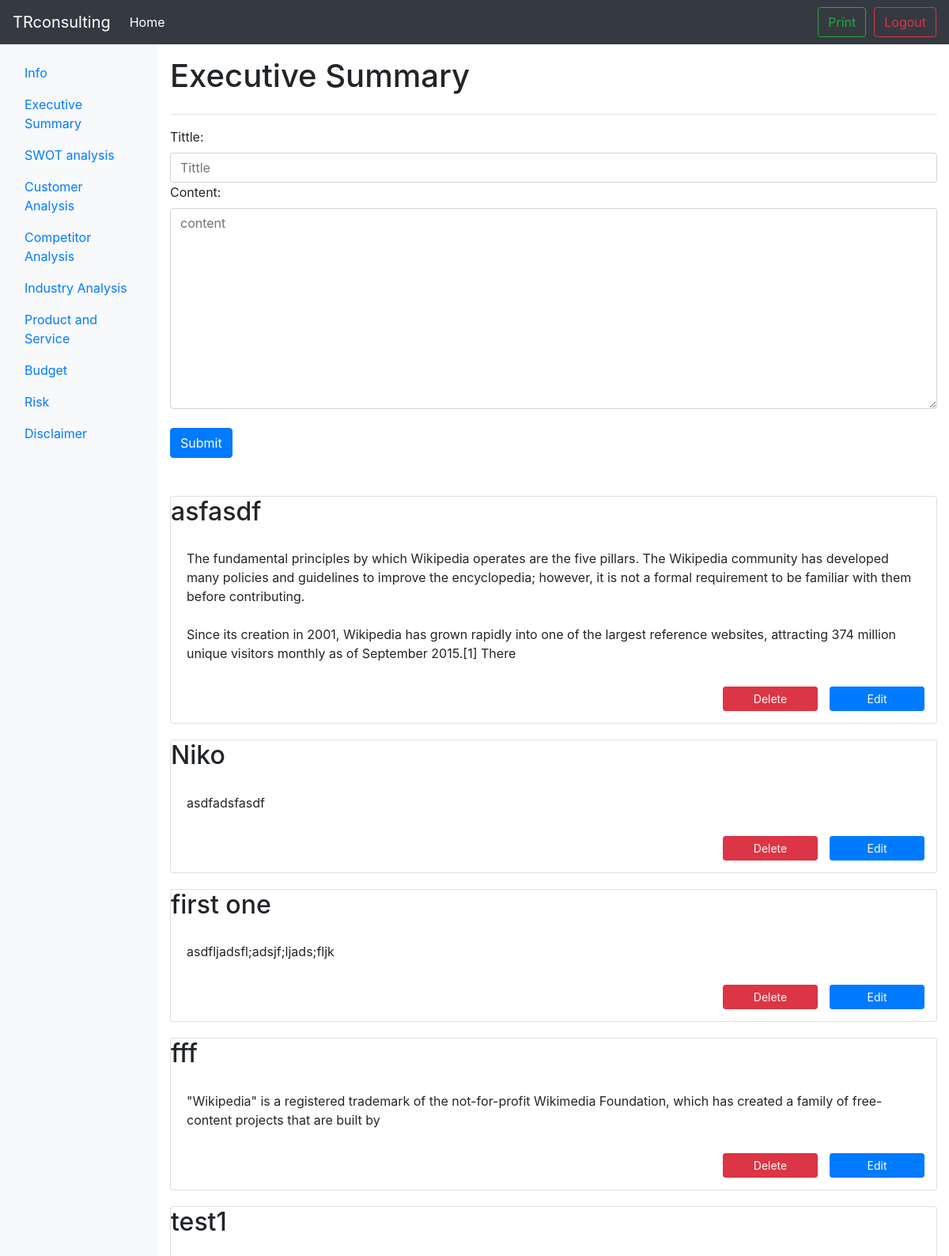
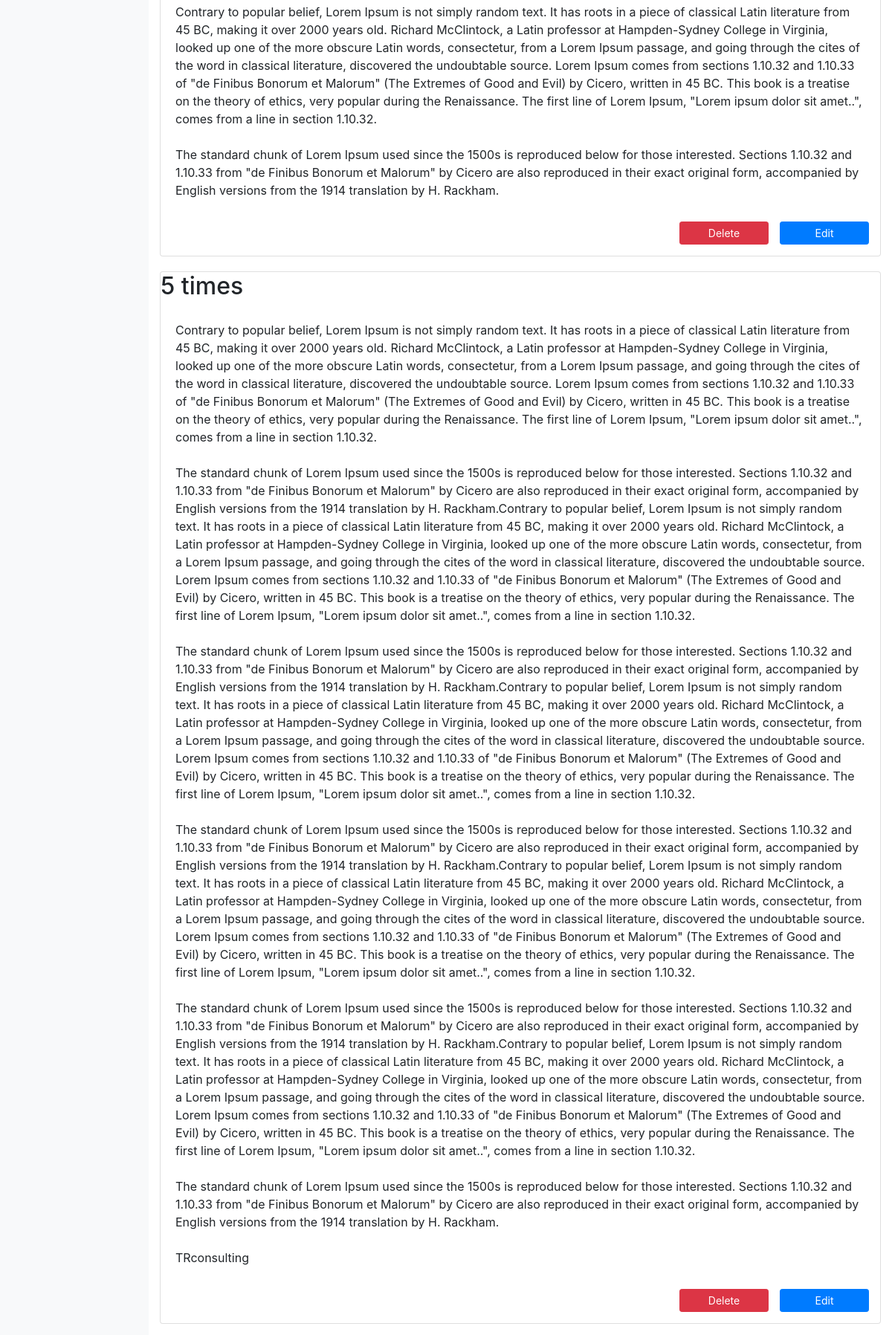
Page /1/exec_sum (signed in, upper part) on the committed database (2 pictures, top to bottom).
### tables this page shows
CREATE TABLE exec_sum(pid INTEGER, did INTEGER PRIMARY KEY ASC, tt TEXT NOT NULL,pg TEXT NOT NULL, FOREIGN KEY (pid) REFERENCES user(pid));

### bpb.py (the view)
@app.route('/<int:pid>/exec_sum',methods=['GET','POST'])
def exec_sum(pid):
	if 'logged_in' in session:
		if (session['logged_in'] == True):
			if request.method == 'GET':
				data = db_func.select_record('exec_sum',pid)
				return render_template('exec_sum.html', data=data)
			if request.method == 'POST':
				tt = request.form['tt']
				pg = request.form['pg']
				db_func.insert_record('exec_sum',pid,tt,pg)
				flash('successfully insert !')
				return redirect('/%d/exec_sum' % pid)
		else:
			return redirect(url_for('login'))
	else:
		return redirect(url_for('login'))

### db_func.py (called while the page is built)
def select_record(table,pid):
	conn = sqlite3.connect('test.db')
	c = conn.cursor()
	c.execute('''SELECT * FROM '%s' WHERE pid='%d' ''' % (table,pid))
	content = c.fetchall()
	conn.commit()
	conn.close()
	return content

### templates/exec_sum.html (shortened to what this page needs)
{% extends "layout.html" %}
{% block main %}
			<main class="col-sm-9 ml-sm-auto col-md-10 pt-3" role="main">
				<h1>Executive Summary</h1>
				<section class="row placeholders">
					<div class="container">
						<hr>
						<form class="form" method="post">
							<label for="pg">Tittle:</label>
							<input id="tt" name="tt" class="form-control" placeholder="Tittle" required>
							<label for="pg">Content:</label>
							<textarea rows="10" id="pg" name="pg" class="form-control" placeholder="content" required></textarea>
							<br>
							<input class="btn btn-primary" method = "post" type="submit"></input>
						</form>
					</div>
				</section>
				<br>
				<br>
				<section>
					<div class="streamOfParts">
						{% if data %}
						{% for i in data %}
						<div class="card" style="margin-bottom: 20px;">
							<h2 class="card-heading">{{ i[2] }}</h2>
							<div style="white-space: pre-line" class="card-body">{{ i[3] }}</div>
							<div align="right" style="margin-bottom: 15px;">
								<input type="button" class="btn btn-primary btn-sm" data-toggle="modal" data-target="#editModal" onclick="load(this)" style="margin-right: 15px;margin-top:10px;float:right;width: 120px;" value="Edit"></input>
								<input type="button" class="btn btn-sm btn-danger" data-toggle="modal" onclick="deleteFunction(this)" style="margin-right: 15px;margin-top:10px;float:right;width: 120px;" value="Delete" data-target="#delConfirm"> </input>
							</div>
						</div>
						{% endfor %}
						{% endif %}
					</div>
				</section>
			</main>
{% endblock %}

### rows in the picture
exec_sum: tt "asfasdf", pg "The fundamental principles by which Wikipedia operates are the five pillars. The Wikipedia community has developed many policies and guidelines to improve the encyclopedia; however, it is not a formal requirement to be familiar with them before contributing. Since its creation in 2001, Wikipedia has grown rapidly into one of the largest reference websites, attracting 374 million unique visitors monthly as of September 2015.[1] There"
exec_sum: tt "Niko", pg "asdfadsfasdf"
exec_sum: tt "first one", pg "asdfljadsfl;adsjf;ljads;fljk"
exec_sum: tt "fff", pg "\"Wikipedia\" is a registered trademark of the not-for-profit Wikimedia Foundation, which has created a family of free-content projects that are built by"
exec_sum: tt "test1", pg "Contrary to popular belief, Lorem Ipsum is not simply random text. It has roots in a piece of classical Latin literature from 45 BC, making it over 2000 years old. Richard McClintock, a Latin professor at Hampden-Sydney College in Virginia, looked up one of the more obscure Latin words, consectetur, from a Lorem Ipsum passage, and going through the cites of the word in classical literature, discovered the undoubtable source. Lorem Ipsum comes from sections 1.10.32 and 1.10.33 of \"de Finibus Bonorum et Malorum\" (The Extremes of Good and Evil) by Cicero, written in 45 BC. This book is a treatise on the theory of ethics, very popular during the Renaissance. The first line of Lorem Ipsum,…"
exec_sum: tt "5 times", pg "Contrary to popular belief, Lorem Ipsum is not simply random text. It has roots in a piece of classical Latin literature from 45 BC, making it over 2000 years old. Richard McClintock, a Latin professor at Hampden-Sydney College in Virginia, looked up one of the more obscure Latin words, consectetur, from a Lorem Ipsum passage, and going through the cites of the word in classical literature, discovered the undoubtable source. Lorem Ipsum comes from sections 1.10.32 and 1.10.33 of \"de Finibus Bonorum et Malorum\" (The Extremes of Good and Evil) by Cicero, written in 45 BC. This book is a treatise on the theory of ethics, very popular during the Renaissance. The first line of Lorem Ipsum,…"
